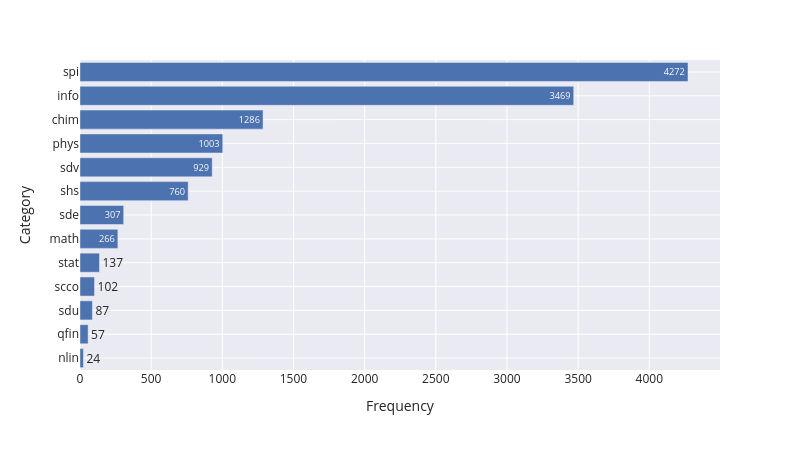

The cell this chart's notebook holds for it:
### Code cell
fig = px.bar(
    data_frame = categories.sort_values(ascending=True).reset_index(),
    y = "index",
    x = "count",
    text = "count",
    width=800,
    height=450
)
fig.update_layout(xaxis_title="Frequency",yaxis_title="Category")
save_fig(fig, 'top_10_most_frequent_categories.pdf')
show(fig)

### Figure 1 — Plotly figure (JSON) as saved in the notebook; plotly's stock layout.template omitted (floating-point values rounded to 4 significant figures)
{"data": [{"hovertemplate": "count=%{text}<br>index=%{y}<extra></extra>", "legendgroup": "", "marker": {"color": "rgb(76,114,176)", "pattern": {"shape": ""}}, "name": "", "orientation": "h", "showlegend": false, "text": [24.0, 57.0, 87.0, 102.0, 137.0, 266.0, 307.0, 760.0, 929.0, 1003.0, 1286.0, 3469.0, 4272.0], "textposition": "auto", "type": "bar", "x": [24, 57, 87, 102, 137, 266, 307, 760, 929, 1003, 1286, 3469, 4272], "xaxis": "x", "y": ["nlin", "qfin", "sdu", "scco", "stat", "math", "sde", "shs", "sdv", "phys", "chim", "info", "spi"], "yaxis": "y"}], "layout": {"barmode": "relative", "font": {"size": 12}, "height": 450, "legend": {"tracegroupgap": 0}, "margin": {"t": 60}, "width": 800, "xaxis": {"anchor": "y", "domain": [0, 1], "title": {"text": "Frequency"}}, "yaxis": {"anchor": "x", "domain": [0, 1], "title": {"text": "Category"}}}}
